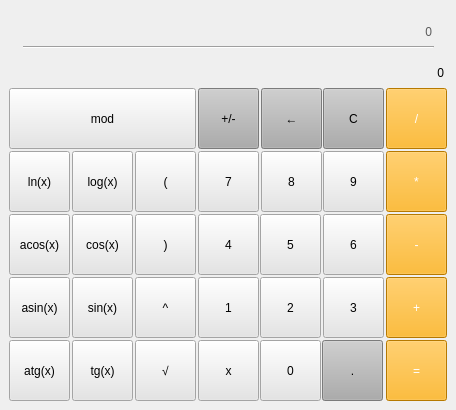
    <widget class="QWidget" name="Calc">
     <property name="styleSheet">
      <string notr="true">font: 12pt &quot;Segoe UI&quot;;</string>
     </property>
     <attribute name="title">
      <string>Калькулятор</string>
     </attribute>
     <widget class="QLabel" name="Result_Label">
      <property name="geometry">
       <rect>
        <x>13</x>
        <y>19</y>
        <width>431</width>
        <height>61</height>
       </rect>
      </property>
      <property name="styleSheet">
       <string notr="true">QLabel {
	qproperty-alignment: 'AlignVBottom | AlignRight';
	border : 1px solid gray;
	border-color: rgb(12, 12, 12);
}

background-color : white;</string>
      </property>
      <property name="text">
       <string>0</string>
      </property>
      <property name="alignment">
       <set>Qt::AlignBottom|Qt::AlignRight|Qt::AlignTrailing</set>
      </property>
      <property name="margin">
       <number>10</number>
      </property>
     </widget>
     <widget class="QPushButton" name="Button_9">
      <property name="geometry">
       <rect>
        <x>323</x>
        <y>151</y>
        <width>61</width>
        <height>61</height>
       </rect>
      </property>
      <property name="styleSheet">
       <string notr="true">background-color: rgb(229, 229, 229);</string>
      </property>
      <property name="text">
       <string>9</string>
      </property>
     </widget>
     <widget class="QPushButton" name="Button_Backspace">
      <property name="geometry">
       <rect>
        <x>261</x>
        <y>88</y>
        <width>61</width>
        <height>61</height>
       </rect>
      </property>
      <property name="styleSheet">
       <string notr="true">background-color: rgb(172, 172, 172);</string>
      </property>
      <property name="text">
       <string>←</string>
      </property>
     </widget>
     <widget class="QPushButton" name="Button_Plus">
      <property name="geometry">
       <rect>
        <x>386</x>
        <y>277</y>
        <width>61</width>
        <height>61</height>
       </rect>
      </property>
      <property name="styleSheet">
       <string notr="true">QPushButton {
		color: rgb(255, 255, 255);
	background-color: rgb(255, 170, 0);
}</string>
      </property>
      <property name="text">
       <string>+</string>
      </property>
     </widget>
     <widget class="QPushButton" name="Button_Reverse">
      <property name="geometry">
       <rect>
        <x>198</x>
        <y>88</y>
        <width>61</width>
        <height>61</height>
       </rect>
      </property>
      <property name="toolTip">
       <string>&lt;html&gt;&lt;head/&gt;&lt;body&gt;&lt;p&gt;Стереть&lt;/p&gt;&lt;/body&gt;&lt;/html&gt;</string>
      </property>
      <property name="styleSheet">
       <string notr="true">background-color: rgb(172, 172, 172);</string>
      </property>
      <property name="text">
       <string>+/-</string>
      </property>
     </widget>
     <widget class="QPushButton" name="Button_Mul">
      <property name="geometry">
       <rect>
        <x>386</x>
        <y>151</y>
        <width>61</width>
        <height>61</height>
       </rect>
      </property>
      <property name="styleSheet">
       <string notr="true">QPushButton {
		color: rgb(255, 255, 255);
	background-color: rgb(255, 170, 0);
}</string>
      </property>
      <property name="text">
       <string>*</string>
      </property>
     </widget>
     <widget class="QPushButton" name="Button_Div">
      <property name="geometry">
       <rect>
        <x>386</x>
        <y>88</y>
        <width>61</width>
        <height>61</height>
       </rect>
      </property>
      <property name="tabletTracking">
       <bool>false</bool>
      </property>
      <property name="styleSheet">
       <string notr="true">QPushButton {
	
	color: rgb(255, 255, 255);
	background-color: rgb(255, 170, 0);
}</string>
      </property>
      <property name="text">
       <string>/</string>
      </property>
     </widget>
     <widget class="QPushButton" name="Button_8">
      <property name="geometry">
       <rect>
        <x>261</x>
        <y>151</y>
        <width>61</width>
        <height>61</height>
       </rect>
      </property>
      <property name="styleSheet">
       <string notr="true">background-color: rgb(229, 229, 229);</string>
      </property>
      <property name="text">
       <string>8</string>
      </property>
     </widget>
     <widget class="QPushButton" name="Button_7">
      <property name="geometry">
       <rect>
        <x>198</x>
        <y>151</y>
        <width>61</width>
        <height>61</height>
       </rect>
      </property>
      <property name="styleSheet">
       <string notr="true">background-color: rgb(229, 229, 229);</string>
      </property>
      <property name="text">
       <string>7</string>
      </property>
     </widget>
     <widget class="QPushButton" name="Button_Point">
      <property name="geometry">
       <rect>
        <x>322</x>
        <y>340</y>
        <width>61</width>
        <height>61</height>
       </rect>
      </property>
      <property name="styleSheet">
       <string notr="true">background-color: rgb(172, 172, 172);</string>
      </property>
      <property name="text">
       <string>.</string>
      </property>
     </widget>
     <widget class="QPushButton" name="Button_2">
      <property name="geometry">
       <rect>
        <x>260</x>
        <y>277</y>
        <width>61</width>
        <height>61</height>
       </rect>
      </property>
      <property name="styleSheet">
       <string notr="true">background-color: rgb(229, 229, 229);</string>
      </property>
      <property name="text">
       <string>2</string>
      </property>
     </widget>
     <widget class="QPushButton" name="Button_5">
      <property name="geometry">
       <rect>
        <x>260</x>
        <y>214</y>
        <width>61</width>
        <height>61</height>
       </rect>
      </property>
      <property name="styleSheet">
       <string notr="true">background-color: rgb(229, 229, 229);</string>
      </property>
      <property name="text">
       <string>5</string>
      </property>
     </widget>
     <widget class="QPushButton" name="Button_Eq">
      <property name="geometry">
       <rect>
        <x>386</x>
        <y>340</y>
        <width>61</width>
        <height>61</height>
       </rect>
      </property>
      <property name="styleSheet">
       <string notr="true">QPushButton {
		color: rgb(255, 255, 255);
	background-color: rgb(255, 170, 0);
}</string>
      </property>
      <property name="text">
       <string>=</string>
      </property>
     </widget>
     <widget class="QPushButton" name="Button_Minus">
      <property name="geometry">
       <rect>
        <x>386</x>
        <y>214</y>
        <width>61</width>
        <height>61</height>
       </rect>
      </property>
      <property name="styleSheet">
       <string notr="true">QPushButton {
		color: rgb(255, 255, 255);
	background-color: rgb(255, 170, 0);
}</string>
      </property>
      <property name="text">
       <string>-</string>
      </property>
     </widget>
     <widget class="QPushButton" name="Button_4">
      <property name="geometry">
       <rect>
        <x>198</x>
        <y>214</y>
        <width>61</width>
        <height>61</height>
       </rect>
      </property>
      <property name="styleSheet">
       <string notr="true">background-color: rgb(229, 229, 229);</string>
      </property>
      <property name="text">
       <string>4</string>
      </property>
     </widget>
     <widget class="QPushButton" name="Button_3">
      <property name="geometry">
       <rect>
        <x>323</x>
        <y>277</y>
        <width>61</width>
        <height>61</height>
       </rect>
      </property>
      <property name="styleSheet">
       <string notr="true">background-color: rgb(229, 229, 229);</string>
      </property>
      <property name="text">
       <string>3</string>
      </property>
     </widget>
     <widget class="QPushButton" name="Button_6">
      <property name="geometry">
       <rect>
        <x>323</x>
        <y>214</y>
        <width>61</width>
        <height>61</height>
       </rect>
      </property>
      <property name="styleSheet">
       <string notr="true">background-color: rgb(229, 229, 229);</string>
      </property>
      <property name="text">
       <string>6</string>
      </property>
     </widget>
     <widget class="QPushButton" name="Button_0">
      <property name="geometry">
       <rect>
        <x>260</x>
        <y>340</y>
        <width>61</width>
        <height>61</height>
       </rect>
      </property>
      <property name="styleSheet">
       <string notr="true">background-color: rgb(229, 229, 229);</string>
      </property>
      <property name="text">
       <string>0</string>
      </property>
     </widget>
     <widget class="QPushButton" name="Button_1">
      <property name="geometry">
       <rect>
        <x>198</x>
        <y>277</y>
        <width>61</width>
        <height>61</height>
       </rect>
      </property>
      <property name="styleSheet">
       <string notr="true">background-color: rgb(229, 229, 229);</string>
      </property>
      <property name="text">
       <string>1</string>
      </property>
     </widget>
     <widget class="QPushButton" name="Button_Clear">
      <property name="geometry">
       <rect>
        <x>323</x>
        <y>88</y>
        <width>61</width>
        <height>61</height>
       </rect>
      </property>
      <property name="styleSheet">
       <string notr="true">background-color: rgb(172, 172, 172);</string>
      </property>
      <property name="text">
       <string>С</string>
      </property>
     </widget>
     <widget class="QPushButton" name="Button_Pow">
      <property name="geometry">
       <rect>
        <x>135</x>
        <y>277</y>
        <width>61</width>
        <height>61</height>
       </rect>
      </property>
      <property name="styleSheet">
       <string notr="true">background-color: rgb(229, 229, 229);</string>
      </property>
      <property name="text">
       <string>^</string>
      </property>
     </widget>
     <widget class="QPushButton" name="Button_Mod">
      <property name="geometry">
       <rect>
        <x>9</x>
        <y>88</y>
        <width>187</width>
        <height>61</height>
       </rect>
      </property>
      <property name="styleSheet">
       <string notr="true">background-color: rgb(229, 229, 229);</string>
      </property>
      <property name="text">
       <string>mod</string>
      </property>
     </widget>
     <widget class="QPushButton" name="Button_Log">
      <property name="geometry">
       <rect>
        <x>72</x>
        <y>151</y>
        <width>61</width>
        <height>61</height>
       </rect>
      </property>
      <property name="styleSheet">
       <string notr="true">background-color: rgb(229, 229, 229);</string>
      </property>
      <property name="text">
       <string>log(x)</string>
      </property>
     </widget>
     <widget class="QPushButton" name="Button_Br_close">
      <property name="geometry">
       <rect>
        <x>135</x>
        <y>214</y>
        <width>61</width>
        <height>61</height>
       </rect>
      </property>
      <property name="styleSheet">
       <string notr="true">background-color: rgb(229, 229, 229);</string>
      </property>
      <property name="text">
       <string>)</string>
      </property>
     </widget>
     <widget class="QPushButton" name="Button_Sqr">
      <property name="geometry">
       <rect>
        <x>135</x>
        <y>340</y>
        <width>61</width>
        <height>61</height>
       </rect>
      </property>
      <property name="styleSheet">
       <string notr="true">background-color: rgb(229, 229, 229);</string>
      </property>
      <property name="text">
       <string>√</string>
      </property>
     </widget>
     <widget class="QPushButton" name="Button_Sin">
      <property name="geometry">
       <rect>
        <x>72</x>
        <y>277</y>
        <width>61</width>
        <height>61</height>
       </rect>
      </property>
      <property name="styleSheet">
       <string notr="true">background-color: rgb(229, 229, 229);</string>
      </property>
      <property name="text">
       <string>sin(x)</string>
      </property>
     </widget>
     <widget class="QPushButton" name="Button_Cos">
      <property name="geometry">
       <rect>
        <x>72</x>
        <y>214</y>
        <width>61</width>
        <height>61</height>
       </rect>
      </property>
      <property name="styleSheet">
       <string notr="true">background-color: rgb(229, 229, 229);</string>
      </property>
      <property name="text">
       <string>cos(x)</string>
      </property>
     </widget>
     <widget class="QPushButton" name="Button_Tg">
      <property name="geometry">
       <rect>
        <x>72</x>
        <y>340</y>
        <width>61</width>
        <height>61</height>
       </rect>
      </property>
      <property name="styleSheet">
       <string notr="true">background-color: rgb(229, 229, 229);</string>
      </property>
      <property name="text">
       <string>tg(x)</string>
      </property>
     </widget>
     <widget class="QPushButton" name="Button_Acos">
      <property name="geometry">
       <rect>
        <x>9</x>
        <y>214</y>
        <width>61</width>
        <height>61</height>
       </rect>
      </property>
      <property name="styleSheet">
       <string notr="true">background-color: rgb(229, 229, 229);</string>
      </property>
      <property name="text">
       <string>acos(x)</string>
      </property>
     </widget>
     <widget class="QPushButton" name="Button_Atg">
      <property name="geometry">
       <rect>
        <x>9</x>
        <y>340</y>
        <width>61</width>
        <height>61</height>
       </rect>
      </property>
      <property name="styleSheet">
       <string notr="true">background-color: rgb(229, 229, 229);</string>
      </property>
      <property name="text">
       <string>atg(x)</string>
      </property>
     </widget>
     <widget class="QPushButton" name="Button_Asin">
      <property name="geometry">
       <rect>
        <x>9</x>
        <y>277</y>
        <width>61</width>
        <height>61</height>
       </rect>
      </property>
      <property name="styleSheet">
       <string notr="true">background-color: rgb(229, 229, 229);</string>
      </property>
      <property name="text">
       <string>asin(x)</string>
      </property>
     </widget>
     <widget class="QPushButton" name="Button_Ln">
      <property name="geometry">
       <rect>
        <x>9</x>
        <y>151</y>
        <width>61</width>
        <height>61</height>
       </rect>
      </property>
      <property name="styleSheet">
       <string notr="true">background-color: rgb(229, 229, 229);</string>
      </property>
      <property name="text">
       <string>ln(x)</string>
      </property>
     </widget>
     <widget class="QPushButton" name="Button_Br_open">
      <property name="geometry">
       <rect>
        <x>135</x>
        <y>151</y>
        <width>61</width>
        <height>61</height>
       </rect>
      </property>
      <property name="styleSheet">
       <string notr="true">background-color: rgb(229, 229, 229);</string>
      </property>
      <property name="text">
       <string>(</string>
      </property>
     </widget>
     <widget class="QLabel" name="Prev_Result">
      <property name="geometry">
       <rect>
        <x>11</x>
        <y>21</y>
        <width>421</width>
        <height>21</height>
       </rect>
      </property>
      <property name="styleSheet">
       <string notr="true">font: 10pt &quot;Segoe UI&quot;;
color: rgb(91, 91, 91);</string>
      </property>
      <property name="text">
       <string>0</string>
      </property>
      <property name="alignment">
       <set>Qt::AlignRight|Qt::AlignTrailing|Qt::AlignVCenter</set>
      </property>
     </widget>
     <widget class="Line" name="line_on_label">
      <property name="geometry">
       <rect>
        <x>23</x>
        <y>37</y>
        <width>411</width>
        <height>20</height>
       </rect>
      </property>
      <property name="orientation">
       <enum>Qt::Horizontal</enum>
      </property>
     </widget>
     <widget class="QPushButton" name="Button_x">
      <property name="geometry">
       <rect>
        <x>198</x>
        <y>340</y>
        <width>61</width>
        <height>61</height>
       </rect>
      </property>
      <property name="styleSheet">
       <string notr="true">background-color: rgb(229, 229, 229);</string>
      </property>
      <property name="text">
       <string>x</string>
      </property>
     </widget>
    </widget>
